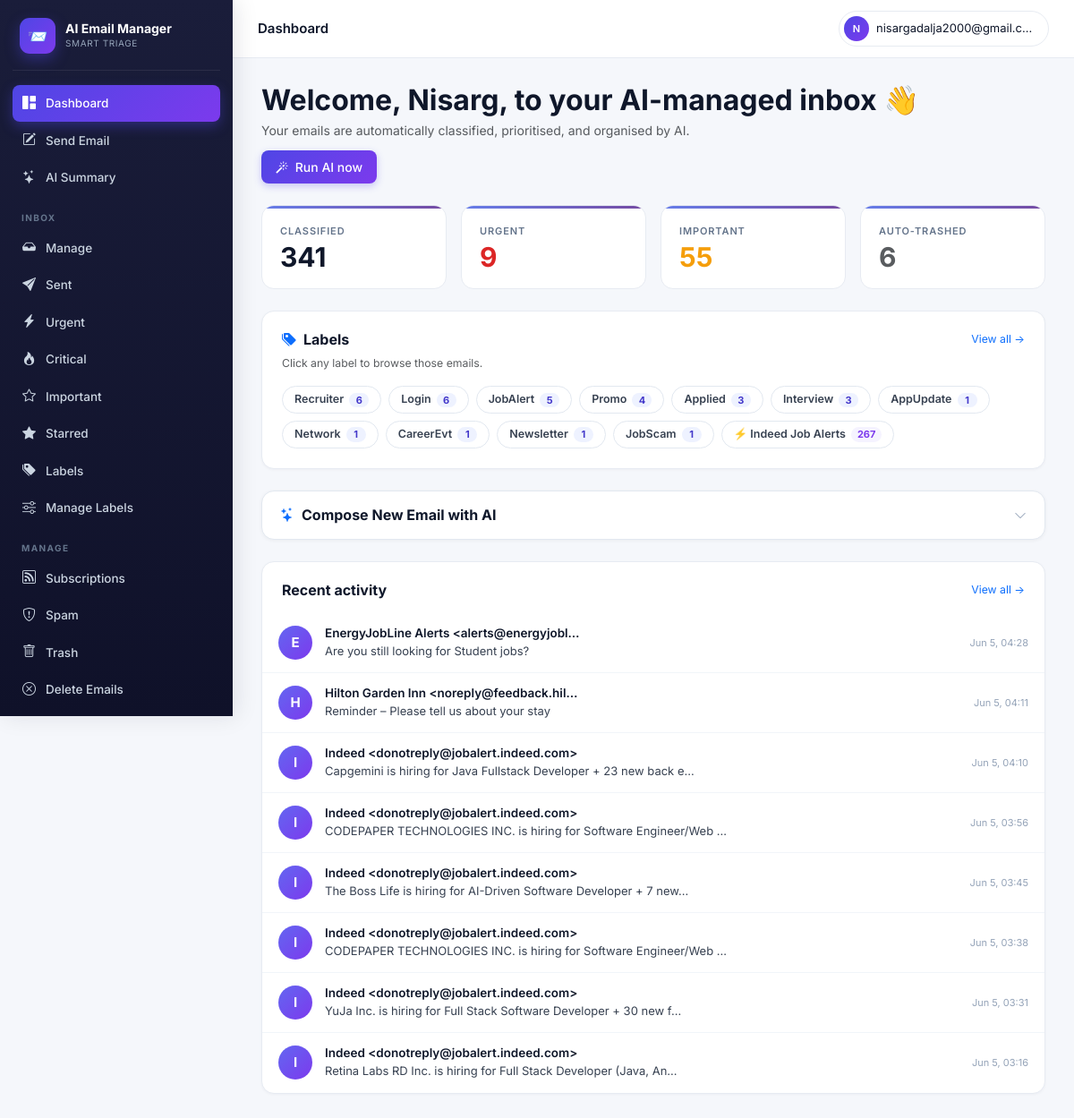
The page /accounts/dashboard/ (signed in) on the database its author committed.
### accounts/models.py (models this page shows, shortened)
class EmailCategory(models.Model):
    slug         = models.SlugField(max_length=64, unique=True)
    name         = models.CharField(max_length=120)
    short_label  = models.CharField(max_length=32)
    group        = models.CharField(max_length=64)
    description  = models.TextField(blank=True)
    default_tier = models.CharField(max_length=16, choices=TIER_CHOICES, default="normal")

class UserCustomCategory(models.Model):
    user        = models.ForeignKey(User, on_delete=models.CASCADE, related_name="custom_categories")
    name        = models.CharField(max_length=100)
    slug        = models.SlugField(max_length=100)
    description = models.TextField(blank=True, help_text="Describe what kinds of emails belong here")
    created_at  = models.DateTimeField(auto_now_add=True)
    class Meta:
        unique_together = [("user", "slug")]

class ClassifiedEmail(models.Model):
    user            = models.ForeignKey(User, on_delete=models.CASCADE, related_name="classified_emails")
    gmail_id        = models.CharField(max_length=64)
    thread_id       = models.CharField(max_length=64, blank=True)
    subject         = models.CharField(max_length=500, blank=True)
    sender          = models.CharField(max_length=300, blank=True)
    sender_email    = models.CharField(max_length=200, blank=True)
    snippet         = models.TextField(blank=True)
    received_at     = models.DateTimeField(null=True, blank=True)
    category        = models.ForeignKey(EmailCategory, on_delete=models.SET_NULL, null=True, blank=True)
    custom_category = models.ForeignKey(UserCustomCategory, on_delete=models.SET_NULL, null=True, blank=True)
    importance      = models.IntegerField(default=3)
    is_urgent       = models.BooleanField(default=False)
    is_event        = models.BooleanField(default=False)
    event_when      = models.CharField(max_length=120, blank=True)
    reason          = models.TextField(blank=True)
    action_taken    = models.CharField(max_length=16, default="kept")
    unsubscribe_url = models.URLField(max_length=1000, blank=True)
    classified_at   = models.DateTimeField(auto_now_add=True)
    class Meta:
        unique_together = [("user", "gmail_id")]
        indexes = [models.Index(fields=["user", "-received_at"])]

### accounts/views.py (the view)
# urls.py: path("dashboard/",        views.dashboard,       name="dashboard"),
@login_required
def dashboard(request):
    profile = _ensure_profile(request)
    if not profile.onboarded:
        return redirect("onboarding_step1")
    if not hasattr(request.user, "google_account"):
        return redirect("google_start")
    stats = {
        "total":     ClassifiedEmail.objects.filter(user=request.user).count(),
        "important": ClassifiedEmail.objects.filter(user=request.user, importance__gte=4).count(),
        "urgent":    ClassifiedEmail.objects.filter(
            user=request.user,
            category__in=UserCategoryPreference.objects.filter(user=request.user, tier="critical").values_list("category_id", flat=True)
        ).count(),
        "trashed":   ClassifiedEmail.objects.filter(user=request.user, action_taken="trashed").count(),
    }
    recent = (ClassifiedEmail.objects.filter(user=request.user)
              .select_related("category").order_by("-received_at")[:8])
    label_counts = (ClassifiedEmail.objects
                    .filter(user=request.user, category__isnull=False)
                    .values("category__id", "category__short_label")
                    .annotate(count=Count("id"))
                    .order_by("-count")[:12])
    custom_label_counts = (ClassifiedEmail.objects
                           .filter(user=request.user, custom_category__isnull=False)
                           .values("custom_category__id", "custom_category__name")
                           .annotate(count=Count("id"))
                           .order_by("-count")[:6])
    return render(request, "dashboard.html", {
        "google_acc": request.user.google_account, "profile": profile,
        "stats": stats, "recent": recent,
        "label_counts": label_counts,
        "custom_label_counts": custom_label_counts,
    })

### accounts/context_processors.py (called while the page is built)
def active_job(request):
    if not request.user.is_authenticated:
        return {}
    job = (ClassificationJob.objects
           .filter(user=request.user, status__in=["pending", "running"])
           .order_by("-id").first())
    return {"global_active_job": job}

### accounts/views.py (called while the page is built)
def _ensure_profile(request):
    profile, _ = UserProfile.objects.get_or_create(
        user=request.user, defaults={"full_name": request.user.get_full_name()},
    )
    return profile

### templates/dashboard.html (shortened to what this page needs)
{% extends "base.html" %}{% block title %}Dashboard{% endblock %}
{% block topbar_title %}Dashboard{% endblock %}
{% block body %}
<div class="dash-header">
  <div>
    <h2 class="mb-1 fw-bold">Welcome{% if user.first_name %}, {{ user.first_name }}{% endif %}, to your AI-managed inbox 👋</h2>
    <p class="text-muted mb-0">Your emails are automatically classified, prioritised, and organised by AI.</p>
  </div>
  <a href="{% url 'manage_emails' %}" class="btn btn-primary"><i class="bi bi-magic me-1"></i> Run AI now</a>
</div>
<div class="row g-3 mb-4">
  <div class="col-6 col-md-3">
    <div class="stat-card">
      <div class="stat-label">Classified</div>
      <div class="stat-value">{{ stats.total }}</div>
    </div>
  </div>
  <div class="col-6 col-md-3">
    <a href="{% url 'urgent' %}" style="text-decoration:none">
      <div class="stat-card hover-lift">
        <div class="stat-label">Urgent</div>
        <div class="stat-value" style="color:var(--critical)">{{ stats.urgent }}</div>
      </div>
    </a>
  </div>
  <div class="col-6 col-md-3">
    <a href="{% url 'important' %}" style="text-decoration:none">
      <div class="stat-card hover-lift">
        <div class="stat-label">Important</div>
        <div class="stat-value" style="color:var(--important)">{{ stats.important }}</div>
      </div>
    </a>
  </div>
  <div class="col-6 col-md-3">
    <a href="{% url 'trash' %}" style="text-decoration:none">
      <div class="stat-card hover-lift">
        <div class="stat-label">Auto-trashed</div>
        <div class="stat-value text-muted">{{ stats.trashed }}</div>
      </div>
    </a>
  </div>
</div>
{% if label_counts %}
<div class="card-modern mb-4">
  <div class="d-flex justify-content-between align-items-center mb-2">
    <h6 class="mb-0 fw-bold"><i class="bi bi-tags-fill text-primary me-2"></i>Labels</h6>
    <a href="{% url 'labels' %}" class="small text-primary text-decoration-none">View all →</a>
  </div>
  <p class="text-muted small mb-3">Click any label to browse those emails.</p>
  <div class="lbl-strip">
    {% for l in label_counts %}
      <a href="{% url 'manage_emails' %}?category={{ l.category__id }}" class="lbl-chip">
        <span>{{ l.category__short_label }}</span>
        <span class="cnt">{{ l.count }}</span>
      </a>
    {% endfor %}
    {% for l in custom_label_counts %}
      <a href="{% url 'manage_emails' %}?custom_category={{ l.custom_category__id }}" class="lbl-chip custom">
        <span>⚡ {{ l.custom_category__name }}</span>
        <span class="cnt custom">{{ l.count }}</span>
      </a>
    {% endfor %}
  </div>
</div>
{% endif %}
<div class="compose-card mb-4">
  <div class="compose-header" onclick="toggleCompose()">
    <h6><i class="bi bi-stars text-primary"></i> Compose New Email with AI</h6>
    <i class="bi bi-chevron-down compose-toggle-icon" id="compose-chevron"></i>
  </div>
</div>
<div class="card-modern">
  <div class="d-flex justify-content-between align-items-center mb-3">
    <h6 class="mb-0 fw-bold">Recent activity</h6>
    <a href="{% url 'manage_emails' %}" class="small text-primary text-decoration-none">View all →</a>
  </div>
  <ul class="elist" style="margin:0 -22px -22px">
    {% for e in recent %}
      <li class="elist-item" onclick="window.location='{% url 'email_detail' e.gmail_id %}'">
        <div class="elist-avatar" style="background:linear-gradient(135deg,#6366f1,#7c3aed)">{{ e.sender|slice:":1"|upper }}</div>
        <div class="elist-body">
          <div class="elist-sender">{{ e.sender|truncatechars:40 }}</div>
          <div class="elist-subject">{{ e.subject|truncatechars:65 }}</div>
        </div>
        <div class="elist-meta">
          <span class="elist-time local-ts" data-ts="{{ e.received_at|date:'c' }}">{{ e.received_at|date:"M d, H:i" }}</span>
        </div>
      </li>
    {% empty %}
      <li class="elist-empty" style="padding:36px">
        <i class="bi bi-inbox"></i>
        <strong>No emails classified yet</strong>
        <p class="small mt-1 mb-0"><a href="{% url 'manage_emails' %}" class="text-primary">Run AI →</a></p>
      </li>
    {% endfor %}
  </ul>
</div>
{% endblock %}

### templates/base.html (shortened to what this page needs)
{% load static %}
<!doctype html>
<html lang="en">
<head>
<link href="https://cdn.jsdelivr.net/npm/bootstrap@5.3.3/dist/css/bootstrap.min.css" rel="stylesheet">
<link href="https://cdn.jsdelivr.net/npm/bootstrap-icons@1.11.3/font/bootstrap-icons.css" rel="stylesheet">
</head>
<body>
<div class="app-shell">
  <aside class="sidebar" id="sidebar">
    <div class="brand">
      <div class="brand-logo">📨</div>
      <div>
        <div class="brand-name">AI Email Manager</div>
        <div class="brand-sub">Smart triage</div>
      </div>
    </div>
    <nav>
      <a class="side-link {% if request.resolver_match.url_name == 'dashboard' %}active{% endif %}" href="{% url 'dashboard' %}">
        <i class="bi bi-grid-1x2-fill"></i> Dashboard
      </a>
      <button class="side-link" style="background:none;border:none;width:100%;cursor:pointer;text-align:left"
              onclick="openComposeModal()">
        <i class="bi bi-pencil-square"></i> Send Email
      </button>
      <a class="side-link {% if request.resolver_match.url_name == 'email_summary' %}active{% endif %}" href="{% url 'email_summary' %}">
        <i class="bi bi-stars"></i> AI Summary
      </a>
      <div class="side-section">Inbox</div>
      <a class="side-link {% if request.resolver_match.url_name == 'manage_emails' %}active{% endif %}" href="{% url 'manage_emails' %}">
        <i class="bi bi-inbox-fill"></i> Manage
      </a>
      <a class="side-link {% if request.resolver_match.url_name == 'sent' %}active{% endif %}" href="{% url 'sent' %}">
        <i class="bi bi-send-fill"></i> Sent
      </a>
      <a class="side-link {% if request.resolver_match.url_name == 'action_needed' %}active{% endif %}" href="{% url 'action_needed' %}">
        <i class="bi bi-lightning-charge-fill"></i> Urgent
      </a>
      <a class="side-link {% if request.resolver_match.url_name == 'urgent' %}active{% endif %}" href="{% url 'urgent' %}">
        <i class="bi bi-fire"></i> Critical
      </a>
      <a class="side-link {% if request.resolver_match.url_name == 'important' %}active{% endif %}" href="{% url 'important' %}">
        <i class="bi bi-star"></i> Important
      </a>
      <a class="side-link {% if request.resolver_match.url_name == 'starred' %}active{% endif %}" href="{% url 'starred' %}">
        <i class="bi bi-star-fill"></i> Starred
      </a>
      <a class="side-link {% if request.resolver_match.url_name == 'labels' %}active{% endif %}" href="{% url 'labels' %}">
        <i class="bi bi-tags-fill"></i> Labels
      </a>
      <a class="side-link {% if request.resolver_match.url_name == 'manage_labels' %}active{% endif %}" href="{% url 'manage_labels' %}">
        <i class="bi bi-sliders"></i> Manage Labels
      </a>
      <div class="side-section">Manage</div>
      <a class="side-link {% if request.resolver_match.url_name == 'subscriptions' %}active{% endif %}" href="{% url 'subscriptions' %}">
        <i class="bi bi-rss"></i> Subscriptions
      </a>
      <a class="side-link {% if request.resolver_match.url_name == 'spam' %}active{% endif %}" href="{% url 'spam' %}">
        <i class="bi bi-shield-exclamation"></i> Spam
      </a>
      <a class="side-link {% if request.resolver_match.url_name == 'trash' %}active{% endif %}" href="{% url 'trash' %}">
        <i class="bi bi-trash"></i> Trash
      </a>
      <a class="side-link {% if request.resolver_match.url_name == 'delete_emails' %}active{% endif %}" href="{% url 'delete_emails' %}">
        <i class="bi bi-x-circle"></i> Delete Emails
      </a>
      <div class="side-section">Settings</div>
    </nav>
  </aside>
  <div class="main-wrap">
    <header class="topbar">
      <div class="topbar-left">
        <div class="topbar-title">{% block topbar_title %}{% endblock %}</div>
      </div>
      <div class="topbar-right">
        <div class="dropdown">
          <button class="user-chip dropdown-toggle" data-bs-toggle="dropdown" aria-expanded="false">
            <span class="user-avatar">{{ user.email|slice:":1"|upper }}</span>
            <span class="d-none d-sm-inline" style="max-width:180px;overflow:hidden;text-overflow:ellipsis;white-space:nowrap">{{ user.email }}</span>
          </button>
        </div>
      </div>
    </header>
    <main class="main">
      {% block body %}{% endblock %}
    </main>
  </div>
</div>
</body>
</html>

### templates/dashboard.html (style rules this page uses)
.dash-header { display:flex;justify-content:space-between;align-items:center;flex-wrap:wrap;gap:12px;margin-bottom:24px }
.lbl-strip { display:flex;flex-wrap:wrap;gap:8px;margin-top:10px }
.lbl-chip { display:inline-flex;align-items:center;gap:6px;background:#fff;border:1px solid #e2e8f0;border-radius:20px;padding:5px 13px;font-size:12.5px;font-weight:600;color:#374151;text-decoration:none;transition:all .15s;cursor:pointer }
.lbl-chip .cnt { background:#eef2ff;color:#4338ca;border-radius:10px;padding:0 7px;font-size:11px;font-weight:700;min-width:22px;text-align:center }
.lbl-chip.custom .cnt { background:#f5f3ff;color:#7c3aed }
.compose-card { background:#fff;border:1px solid #e2e8f0;border-radius:14px;margin-bottom:24px;box-shadow:0 1px 4px rgba(0,0,0,.05);overflow:hidden }
.compose-header { display:flex;justify-content:space-between;align-items:center;padding:16px 20px;cursor:pointer;user-select:none }
.compose-header h6 { margin:0;font-weight:700;display:flex;align-items:center;gap:8px }
.compose-toggle-icon { color:#94a3b8;transition:transform .2s }

### rows shown on the page
EmailCategory: category__short_label "Recruiter", count "6"
EmailCategory: category__short_label "Login", count "6"
EmailCategory: category__short_label "JobAlert", count "5"
EmailCategory: category__short_label "Promo", count "4"
EmailCategory: category__short_label "Applied", count "3"
EmailCategory: category__short_label "Interview", count "3"
EmailCategory: category__short_label "Network", count "1"
EmailCategory: category__short_label "CareerEvt", count "1"
EmailCategory: category__short_label "Newsletter", count "1"
EmailCategory: category__short_label "JobScam", count "1"
UserCustomCategory: custom_category__name "Indeed Job Alerts", count "267"
ClassifiedEmail: sender "E", sender "EnergyJobLine Alerts <alerts@energyjobl…", subject "Are you still looking for Student jobs?"
ClassifiedEmail: sender "H", sender "Hilton Garden Inn <noreply@feedback.hil…", subject "Reminder – Please tell us about your stay"
ClassifiedEmail: sender "I", sender "Indeed <donotreply@jobalert.indeed.com>", subject "Capgemini is hiring for Java Fullstack Developer + 23 new back e…"
ClassifiedEmail: sender "I", sender "Indeed <donotreply@jobalert.indeed.com>", subject "CODEPAPER TECHNOLOGIES INC. is hiring for Software Engineer/Web …"
ClassifiedEmail: sender "I", sender "Indeed <donotreply@jobalert.indeed.com>", subject "The Boss Life is hiring for AI-Driven Software Developer + 7 new…"
ClassifiedEmail: sender "I", sender "Indeed <donotreply@jobalert.indeed.com>", subject "CODEPAPER TECHNOLOGIES INC. is hiring for Software Engineer/Web …"
ClassifiedEmail: sender "I", sender "Indeed <donotreply@jobalert.indeed.com>", subject "YuJa Inc. is hiring for Full Stack Software Developer + 30 new f…"
ClassifiedEmail: sender "I", sender "Indeed <donotreply@jobalert.indeed.com>", subject "Retina Labs RD Inc. is hiring for Full Stack Developer (Java, An…"

### other values the page prints
{{ user.email|slice:":1"|upper }} "N"
{{ user.email }} "nisargadalja2000@gmail.c…"
{{ user.first_name }} "Nisarg"
{{ stats.total }} "341"
{{ stats.urgent }} "9"
{{ stats.important }} "55"
{{ stats.trashed }} "6"
{{ l.category__short_label }} "AppUpdate"
{{ l.count }} "1"
